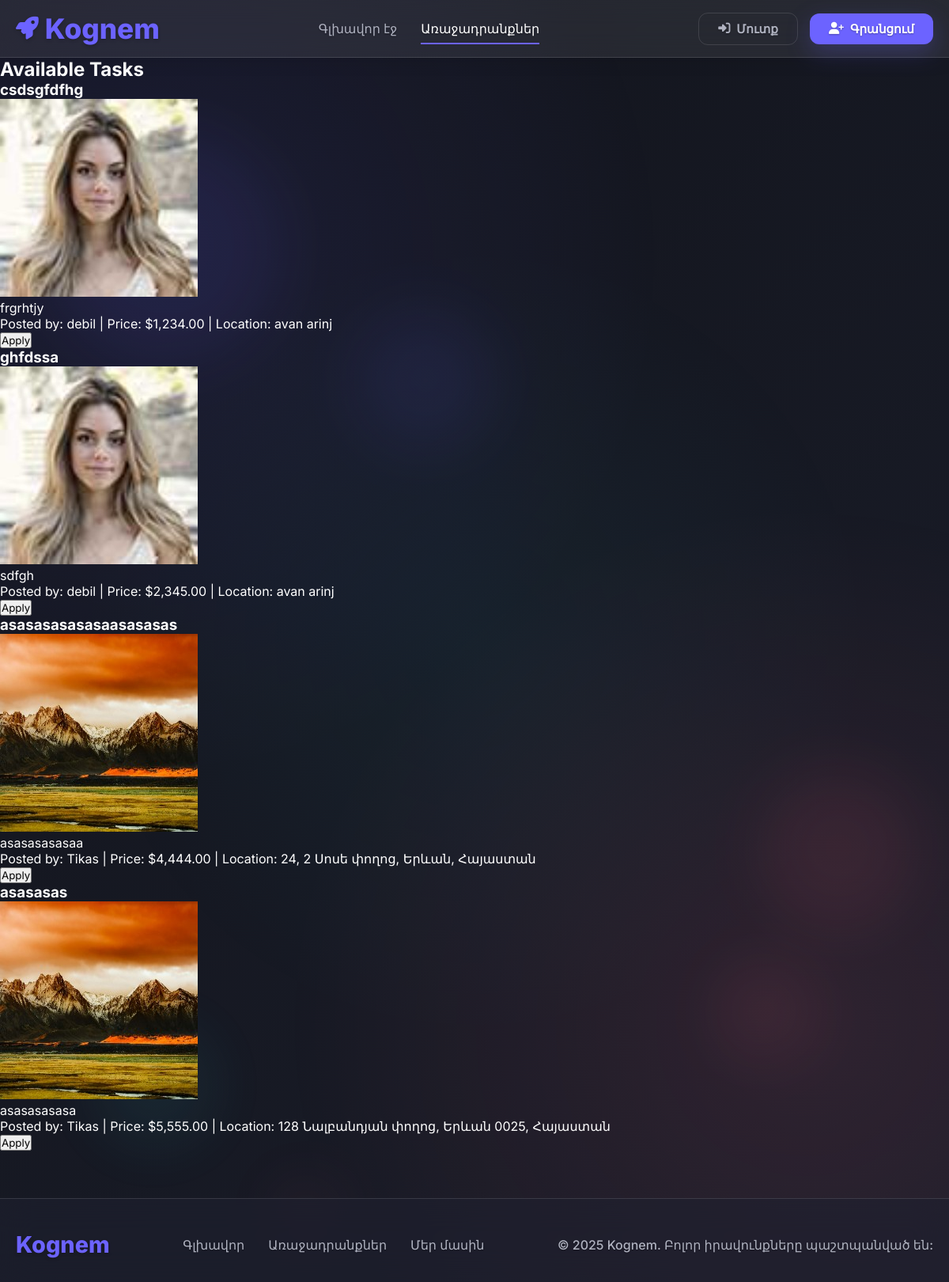
The page /ashxatanq/ on the database as committed earlier.
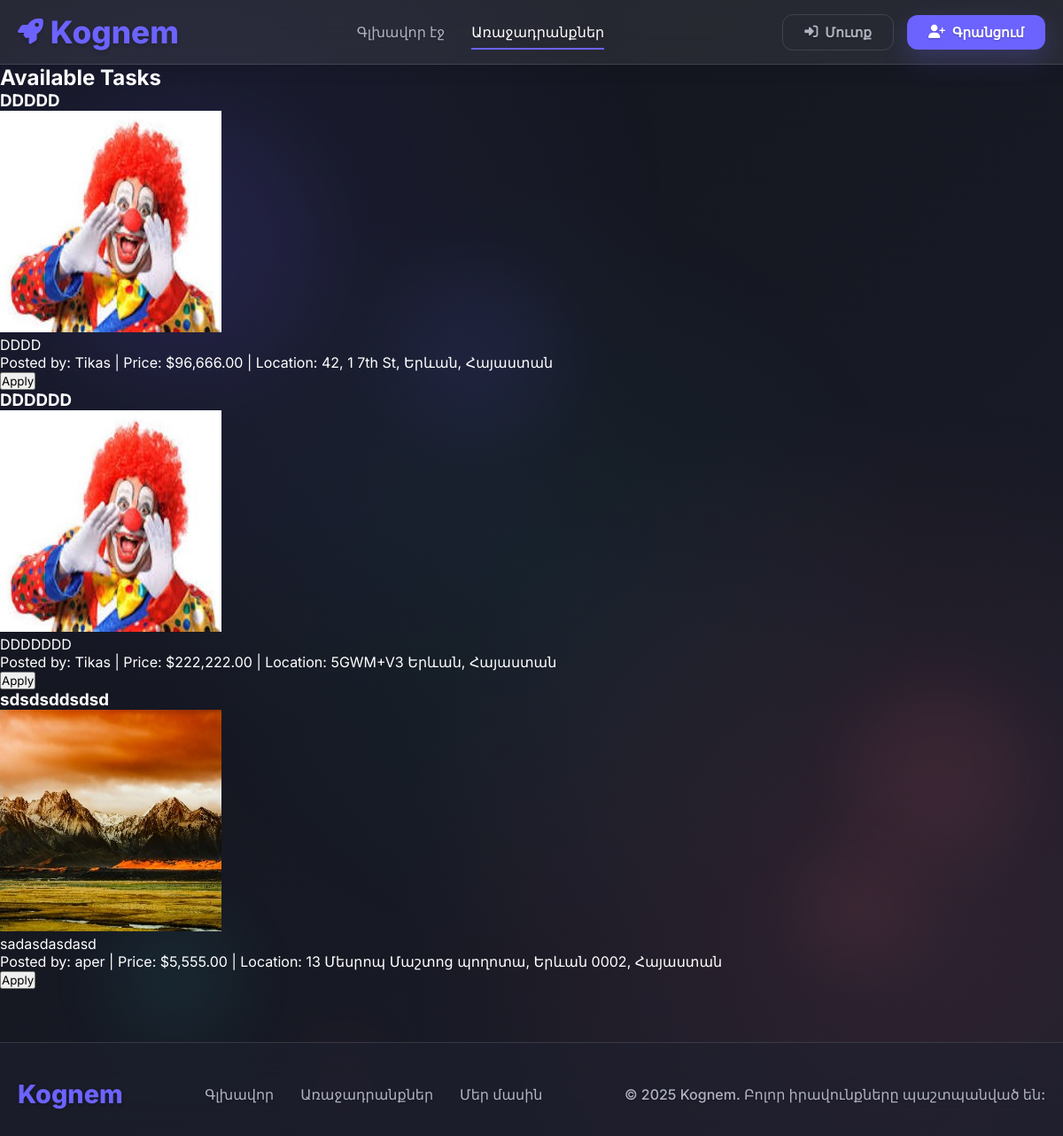
The same page on the database as committed later.
### Kognem/models.py (models this page shows, shortened)
class Post(models.Model):
    STATUS_CHOICES = [
        ('pending', 'Pending'),
        ('approved', 'Approved'),
        ('rejected', 'Rejected'),
    ]
    TASK_STATUS_CHOICES = [
    ('open', 'Open for Applications'),
    ('in_progress', 'In Progress'),
    ('waiting_approval', 'Waiting for Owner Approval'),
    ('completed', 'Completed'),
    ('cancelled', 'Cancelled'),
    ('incomplete', 'Incomplete'),
    ('under_review', 'Under Admin Review'),
]
    title = models.CharField(max_length=255)
    user = models.ForeignKey(User, on_delete=models.CASCADE, related_name='posts')
    category = models.ForeignKey(Category, on_delete=models.SET_NULL, null=True, blank=True, related_name='posts')
    image = models.ImageField(upload_to='posts/')
    description = models.TextField()
    location = models.CharField(max_length=255)
    state = models.ForeignKey(State, on_delete=models.SET_NULL, null=True)
    province = models.ForeignKey(Province, on_delete=models.SET_NULL, null=True)
    price = models.DecimalField(max_digits=10, decimal_places=2)
    status = models.CharField(max_length=20, choices=STATUS_CHOICES, default='pending')
    rejection_reason = models.CharField(max_length=500, blank=True, null=True)
    created_at = models.DateTimeField(auto_now_add=True)
    updated_at = models.DateTimeField(auto_now=True)
    assigned_to = models.ForeignKey(User, on_delete=models.SET_NULL, null=True, blank=True,
                                  related_name='assigned_tasks')
    task_status = models.CharField(max_length=20, choices=TASK_STATUS_CHOICES, default='open')
    assigned_at = models.DateTimeField(null=True, blank=True)
    completed_at = models.DateTimeField(null=True, blank=True)
    cancelled_by_user = models.BooleanField(default=False)
    worker_started_at = models.DateTimeField(null=True, blank=True)
    worker_completed_at = models.DateTimeField(null=True, blank=True)
    worker_cancelled_at = models.DateTimeField(null=True, blank=True)
    worker_incomplete_at = models.DateTimeField(null=True, blank=True)
    disputed_by_worker = models.BooleanField(default=False)
    disputed_by_owner = models.BooleanField(default=False)
    dispute_reason = models.TextField(blank=True, null=True)
    resolved_by_support = models.BooleanField(default=False)
    support_resolution = models.TextField(blank=True, null=True)
    resolved_at = models.DateTimeField(null=True, blank=True)
    views_count = models.PositiveIntegerField(default=0)
    last_viewed = models.DateTimeField(null=True, blank=True)

### Kognem/views.py (the view)
# urls.py: path('ashxatanq/', views.ashxatanq, name='ashxatanq'),
def ashxatanq(request):
    approved_posts = Post.objects.filter(status='approved').order_by('-created_at')
    return render(request, 'ashxatanq.html', {
        'posts': approved_posts,
        'nav_item':'ashxatanq',
    })

### Kognem/templates/ashxatanq.html
{% extends 'base.html' %}
{% block body %}
    <h2>Available Tasks</h2>
    {% if posts %}
    <div class="tasks-grid">
        {% for post in posts %}
            {% if post.status == 'approved' %}
            <div class="task-card">
                <h3>{{ post.title }}</h3>
                {% if post.image %}
                    <img src="{{ post.image.url }}" alt="{{ post.title }}" class="task-image">
                {% endif %}
                <p>{{ post.description }}</p>
                <div class="task-meta">
                    Posted by: {{ post.user.username }} | Price: ${{ post.price }} | Location: {{ post.location }}
                </div>
                <button>Apply</button>
            </div>
            {% endif %}
        {% endfor %}
    </div>
    {% else %}
        <p style="color:#bfa54a;">No tasks available at the moment.</p>
    {% endif %}
</main>
{% endblock %}

### Kognem/templates/base.html (shortened to what this page needs)
{% load static %}
<!DOCTYPE html>
<html lang="en">
<head>
    <link rel="stylesheet" href="https://cdnjs.cloudflare.com/ajax/libs/font-awesome/6.4.0/css/all.min.css">
</head>
<body>
    <div class="floating-elements">
        <div class="floating-element"></div>
        <div class="floating-element"></div>
    </div>
    <header id="header">
        <div class="header-container">
            <div class="brand fade-in">
                <i class="fas fa-rocket"></i>
                Kognem
            </div>
            <nav class="main-nav" id="main-nav">
                <a href="{% url 'home' %}" class="{% if request.path == '/' %}active{% endif %} slide-in-left">Գլխավոր էջ</a>
                <a href="{% url 'ashxatanq' %}" class="{% if request.path == '/ashxatanq/' %}active{% endif %} slide-in-left">Առաջադրանքներ</a>
            </nav>
            <div class="auth-buttons" id="auth-buttons">
                {% if user.is_authenticated %}
                    <div class="user-dropdown slide-in-right">
                        <a href="{% url 'Account' %}" class="btn-profile">
                            <i class="fas fa-user-circle"></i>
                            {{ user.profile.full_name }}
                            {% if unread_notifications_count > 0 %}
                            <span class="notification-badge {% if unread_notifications_count > 0 %}positive{% endif %}">{{ unread_notifications_count }}</span>
                            {% endif %}
                        </a>
                    </div>
                    <a href="{% url 'create_post' %}" class="btn-create slide-in-right">
                        <i class="fas fa-plus-circle"></i>
                        Տեղադրել հայտարարություն
                    </a>
                {% else %}
                    <a href="{% url 'login' %}" class="btn-login slide-in-right">
                        <i class="fas fa-sign-in-alt"></i>
                        Մուտք
                    </a>
                    <a href="{% url 'register' %}" class="btn-register slide-in-right">
                        <i class="fas fa-user-plus"></i>
                        Գրանցում
                    </a>
                {% endif %}
            </div>
        </div>
    </header>
    <main>
        {% block body %}{% endblock %}
    <footer class="fade-in">
        <div class="footer-container">
            <div class="footer-brand">Kognem</div>
            <div class="footer-links">
                <a href="{% url 'home' %}">Գլխավոր</a>
                <a href="{% url 'ashxatanq' %}">Առաջադրանքներ</a>
                <a href="#">Մեր մասին</a>
            </div>
            <div class="footer-copyright">© 2025 Kognem. Բոլոր իրավունքները պաշտպանված են:</div>
        </div>
    </footer>
</body>
</html>

Rows that differ between the two databases and show on the page:
removed Post: title "csdsgfdfhg", image (picture), description "frgrhtjy", user.username "debil", price "1,234.00", location "avan arinj"
removed Post: title "ghfdssa", image (picture), description "sdfgh", user.username "debil", price "2,345.00", location "avan arinj"
removed Post: title "asasasasasasaasasasas", image (picture), description "asasasasasaa", user.username "Tikas", price "4,444.00", location "24, 2 Սոսե փողոց, Երևան, Հայաստան"
removed Post: title "asasasas", image (picture), description "asasasasasa", user.username "Tikas", price "5,555.00", location "128 Նալբանդյան փողոց, Երևան 0025, Հայաստան"
added Post: title "DDDDD", image (picture), description "DDDD", user.username "Tikas", price "96,666.00", location "42, 1 7th St, Երևան, Հայաստան"
added Post: title "DDDDDD", image (picture), description "DDDDDDD", user.username "Tikas", price "222,222.00", location "5GWM+V3 Երևան, Հայաստան"
added Post: title "sdsdsddsdsd", image (picture), description "sadasdasdasd", user.username "aper", price "5,555.00", location "13 Մեսրոպ Մաշտոց պողոտա, Երևան 0002, Հայաստան"
